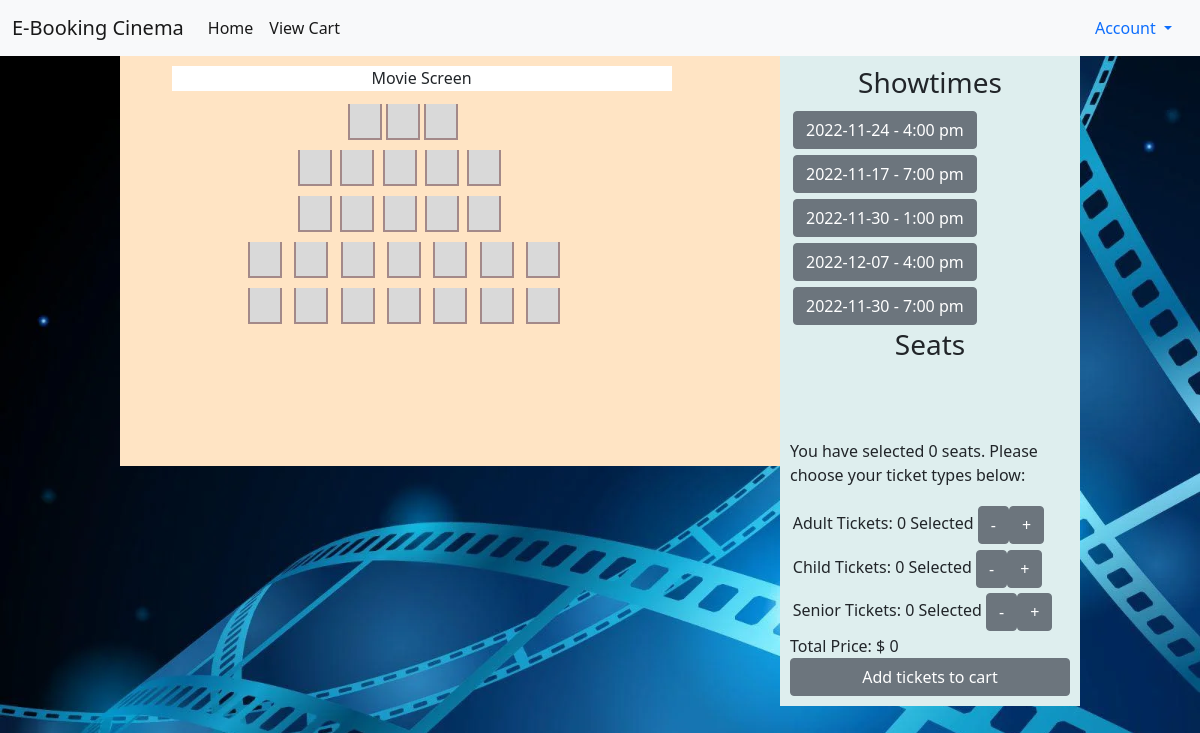
Screenshot of /pages/booking.php?movieID=1 (signed in) with the database file from the repository.
### tables this page shows
CREATE TABLE `show_table` (
  `idShow` int(11) NOT NULL,
  `date` date NOT NULL,
  `movieID` int(11) NOT NULL,
  `showroomID` int(11) NOT NULL,
  `showtimeID` int(11) NOT NULL
);

### pages/Singleton.php (called while the page is built, shortened)
<?php
    class Singleton {
        private function __construct() {
            $this->buttonTypeArray = array_fill(0, 27, 2);
        }
    }
?>

### pages/booking.php (the view, shortened to what this page needs)
<?php
    include("Singleton.php");
    include("Factory.php");
    $bookingInfo = $_SESSION['bookingInfo'];
    $movieID = $_GET["movieID"];
    if($bookingInfo->movieID != $movieID) {
        $bookingInfo->showID = -1;
        unset($bookingInfo->selectedSeatsArray);
        $bookingInfo->selectedSeatsArray = array();
        $bookingInfo->childTickets = 0;
        $bookingInfo->adultTickets = 0;
        $bookingInfo->seniorTickets = 0;
    }
    $mysqli = require __DIR__ . "/database.php";
    $sql = "SELECT * FROM `showtime_table`";
        $result = $mysqli->query($sql);
        $showTimes = $result->fetch_all(MYSQLI_ASSOC);
        $showTimeArr = array_column($showTimes, "showtime", "idShowtime");
    $sql = "SELECT * FROM `show_table` WHERE movieID = $movieID;";
        $result = $mysqli->query($sql);
        $shows = $result->fetch_all(MYSQLI_ASSOC);
    $sql = "SELECT * FROM `ticket_type`;";
        $result = $mysqli->query($sql);
        $ticketTypes = $result->fetch_all(MYSQLI_ASSOC);
        $ticketPrices = array_column($ticketTypes, "price", "type");
    if($bookingInfo->showID != -1) {
        $sql = "SELECT * FROM `seats_table` WHERE `showID` = $bookingInfo->showID";
        $result = $mysqli->query($sql);
        $seats = $result->fetch_all(MYSQLI_ASSOC);
        for($i = 0; $i < 27; $i++) {
            if($seats[$i]["isReserved"]) {
                $bookingInfo->buttonTypeArray[$i] = 1;
            }
        }
    } else {
        for($i = 0; $i < 27; $i++) {
            $bookingInfo->buttonTypeArray[$i] = 2;
        }
        unset($bookingInfo->selectedSeatsArray);
        $bookingInfo->selectedSeatsArray = array();
        $bookingInfo->childTickets = 0;
        $bookingInfo->adultTickets = 0;
        $bookingInfo->seniorTickets = 0;
    }
?>
<!DOCTYPE html>
<html lang="en">
<head>
    <link href="https://cdn.jsdelivr.net/npm/bootstrap@5.0.2/dist/css/bootstrap.min.css" rel="stylesheet"
>
    <link href="../css/booking.css" rel="stylesheet">
    <link href="../css/homepage.css" rel="stylesheet">
</head>
<body id="bg">
    <nav class="navbar navbar-expand-lg navbar-light bg-light">
        <div class="container-fluid">
            <a class="navbar-brand" href="home.php">E-Booking Cinema</a>
            <div class="collapse navbar-collapse" id="navbarNavDropdown">
                <ul class="navbar-nav me-auto order-0">
                    <li class="nav-item">
                        <a class="nav-link active" href="home.php" aria-current="page">Home</a>
                    </li>
                    <li>
                        <a class="nav-link active" href="checkout.html" aria-current="page">View Cart</a>
                    </li>
                </ul>
                <div class="d-flex ms-auto order-5">
                    <div class="nav-item dropdown justify-content-end">
                        <a class="nav-link dropdown-toggle" href="#" id="navbarDropdownMenuLink" role="button"
                            data-bs-toggle="dropdown" aria-expanded="false">
                            Account
                        </a>
                    </div>
                </div>
            </div>
        </div>
    </nav>
    <div class="column theater">
        <div id="movie_screen">
            Movie Screen
        </div>
        <div class="seats">
            <div class="row first">
                <?php
                $i = 0;
                for($i; $i < 3; $i++) { ?>
                    <div class="col-md-1">
                        <?php echo Factory::getButton($bookingInfo->buttonTypeArray[$i], $i); ?>
                    </div>
                <?php } ?>
            </div>
            <div class="row second">
                <?php
                $i = 3;
                for($i; $i < 8; $i++) { ?>
                    <div class="col-md-1">
                        <?php echo Factory::getButton($bookingInfo->buttonTypeArray[$i], $i); ?>
                    </div>
                <?php } ?>
            </div>
            <div class="row second">
                <?php
                $i = 8;
                for($i; $i < 13; $i++) { ?>
                    <div class="col-md-1">
                        <?php echo Factory::getButton($bookingInfo->buttonTypeArray[$i], $i); ?>
                    </div>
                <?php } ?>
            </div>
            <div class="row third">
                <?php
                $i = 13;
                for($i; $i < 20; $i++) { ?>
                    <div class="col-md-1">
                        <?php echo Factory::getButton($bookingInfo->buttonTypeArray[$i], $i); ?>
                    </div>
                <?php } ?>
            </div>
            <div class="row third">
                <?php
                $i = 20;
                for($i; $i < 27; $i++) { ?>
                    <div class="col-md-1">
                        <?php echo Factory::getButton($bookingInfo->buttonTypeArray[$i], $i); ?>
                    </div>
                <?php } ?>
            </div>
        </div>
    </div>
    <div class="column booking">
        <h3 style="text-align: center;">Showtimes</h3>
        <div class="showtimes">
        <?php
            if($bookingInfo->showID == -1) {
                foreach($shows as $show) { ?>
                    <form name="addShow" method="POST">
                        <button class="btn btn-secondary child" type="submit"> <?php echo $show["date"] . "&nbsp-&nbsp"
                                . $showTimeArr[$show["showtimeID"]]; ?> </button>
                    </form>
                <?php }
            } ?>
            <h3 style="text-align: center;">Seats</h3>
        </div>
        <div class="ticketSelection">
            <p>You have selected <?php echo count($bookingInfo->selectedSeatsArray) ?> seats. Please choose your ticket types below:</p>
            <div class="ticketType">
                Adult Tickets: <?php echo $bookingInfo->adultTickets; ?> Selected
                <div class="btn-group" role="group" aria-label="test">
                    <form name='removeAdultTicket' method='POST'>
                        <button type="submit" class="btn btn-secondary">-</button>
                    </form>
                    <form name='addAdultTicket' method='POST'>
                        <button type="submit" class="btn btn-secondary">+</button>
                    </form>
                </div>
            </div>
            <div class="ticketType">
                Child Tickets: <?php echo $bookingInfo->childTickets; ?> Selected
                <div class="btn-group" role="group" aria-label="test">
                    <form name='removeChildTicket' method='POST'>
                        <button type="submit" class="btn btn-secondary">-</button>
                    </form>
                    <form name='addChildTicket' method='POST'>
                        <button type="submit" class="btn btn-secondary">+</button>
                    </form>
                </div>
            </div>
            <div class="ticketType">
                Senior Tickets: <?php echo $bookingInfo->seniorTickets; ?> Selected
                <div class="btn-group" role="group" aria-label="test">
                    <form name='removeSeniorTicket' method='POST'>
                        <button type="submit" class="btn btn-secondary">-</button>
                    </form>
                    <form name='addSeniorTicket' method='POST'>
                        <button type="submit" class="btn btn-secondary">+</button>
                    </form>
                </div>
            </div>
            <?php
                $childPrice = $ticketPrices["CHILD"];
                $adultPrice = $ticketPrices["ADULT"];
                $seniorPrice = $ticketPrices["SENIOR"];
                $totalPrice = $childPrice * $bookingInfo->childTickets + $adultPrice * $bookingInfo->adultTickets + $seniorPrice * $bookingInfo->seniorTickets;
            ?>
            Total Price: $ <?php echo $totalPrice; ?>
        </div>
        <form name='submitBooking' method='POST'>
            <button type="submit" class="btn btn-secondary proceedToPayment">Add tickets to cart</button>
        </form>
    </div>
</body>
</html>

### css/booking.css (style rules this page uses)
.column { float: left; padding: 10px; }
.column.theater { background-color: bisque; width: 55%; margin-left: 10%; padding-bottom: 11%; }
.column.booking { background-color: rgb(222, 238, 238); width: 25%; margin-right: 10%; }
.row.second { margin-left: -14.3%; }
.row.third { margin-left: -25.9%; }
.seats { position: relative; margin-left: 32.5%; }
.showtimes { padding-bottom: 25%; }
.showtimes .child { margin: 3px; }
.ticketType { padding: 2.8px; }
#movie_screen { width: 500px; height: 25px; background: white; margin-left: 6.5%; margin-bottom: 2%; text-align: center; }
.btn.proceedToPayment { width: 100%; }

### css/homepage.css (style rules this page uses)
#bg { background-image: url("../assets/wallpaper.jpg"); height: 100%; background-position: center; background-size: cover; background-repeat: repeat-y; }

### rows the page displays
show_table: date "2022-11-24", showtimeID "4:00 pm"
show_table: date "2022-11-17", showtimeID "7:00 pm"
show_table: date "2022-11-30", showtimeID "1:00 pm"
show_table: date "2022-12-07", showtimeID "4:00 pm"
show_table: date "2022-11-30", showtimeID "7:00 pm"

### other values shown
count($bookingInfo->selectedSeatsArray) "0"
$bookingInfo->adultTickets "0"
$bookingInfo->childTickets "0"
$bookingInfo->seniorTickets "0"
$totalPrice "0"
